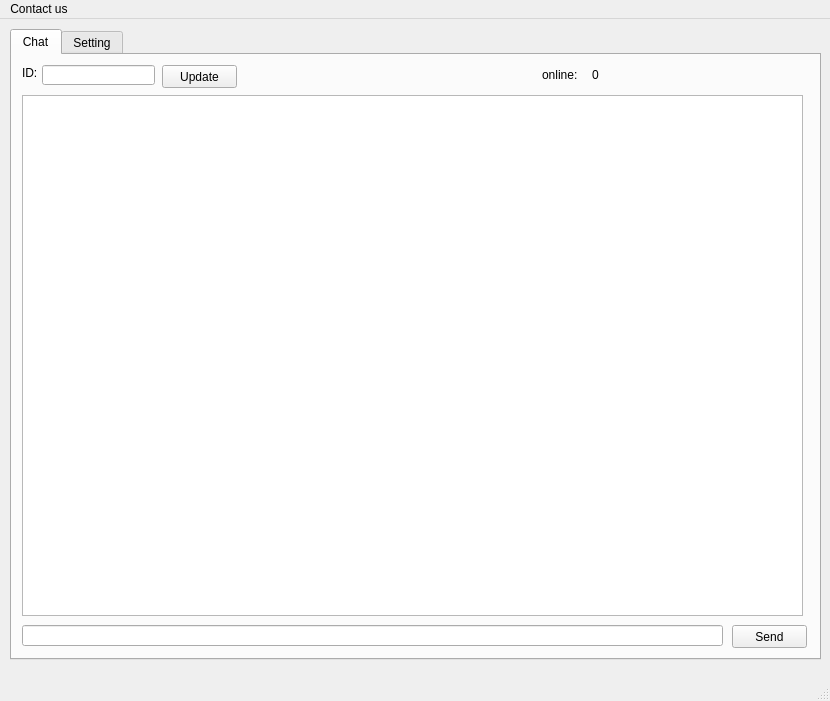
<?xml version="1.0" encoding="UTF-8"?>
<ui version="4.0">
 <class>MainWindow</class>
 <widget class="QMainWindow" name="MainWindow">
  <property name="geometry">
   <rect>
    <x>0</x>
    <y>0</y>
    <width>830</width>
    <height>701</height>
   </rect>
  </property>
  <property name="windowTitle">
   <string>MainWindow</string>
  </property>
  <widget class="QWidget" name="centralwidget">
   <widget class="QLabel" name="STATUS_LABEL">
    <property name="geometry">
     <rect>
      <x>20</x>
      <y>640</y>
      <width>791</width>
      <height>20</height>
     </rect>
    </property>
    <property name="text">
     <string/>
    </property>
   </widget>
   <widget class="QTabWidget" name="tabWidget">
    <property name="geometry">
     <rect>
      <x>10</x>
      <y>10</y>
      <width>811</width>
      <height>631</height>
     </rect>
    </property>
    <property name="currentIndex">
     <number>0</number>
    </property>
    <widget class="QWidget" name="tab_3">
     <attribute name="title">
      <string>Chat</string>
     </attribute>
     <widget class="QListWidget" name="listWidget">
      <property name="geometry">
       <rect>
        <x>10</x>
        <y>40</y>
        <width>781</width>
        <height>521</height>
       </rect>
      </property>
     </widget>
     <widget class="QLineEdit" name="lineEdit">
      <property name="geometry">
       <rect>
        <x>10</x>
        <y>570</y>
        <width>701</width>
        <height>21</height>
       </rect>
      </property>
     </widget>
     <widget class="QPushButton" name="pushButton">
      <property name="geometry">
       <rect>
        <x>720</x>
        <y>570</y>
        <width>75</width>
        <height>23</height>
       </rect>
      </property>
      <property name="text">
       <string>Send</string>
      </property>
     </widget>
     <widget class="QLabel" name="label_6">
      <property name="geometry">
       <rect>
        <x>530</x>
        <y>10</y>
        <width>51</width>
        <height>20</height>
       </rect>
      </property>
      <property name="layoutDirection">
       <enum>Qt::LeftToRight</enum>
      </property>
      <property name="text">
       <string>online:</string>
      </property>
     </widget>
     <widget class="QLabel" name="label_7">
      <property name="geometry">
       <rect>
        <x>580</x>
        <y>10</y>
        <width>211</width>
        <height>20</height>
       </rect>
      </property>
      <property name="layoutDirection">
       <enum>Qt::LeftToRight</enum>
      </property>
      <property name="text">
       <string>0</string>
      </property>
     </widget>
     <widget class="QLineEdit" name="ID_LINEEDIT">
      <property name="geometry">
       <rect>
        <x>30</x>
        <y>10</y>
        <width>113</width>
        <height>20</height>
       </rect>
      </property>
     </widget>
     <widget class="QLabel" name="ID_LABEL">
      <property name="geometry">
       <rect>
        <x>10</x>
        <y>10</y>
        <width>21</width>
        <height>16</height>
       </rect>
      </property>
      <property name="text">
       <string>ID:</string>
      </property>
     </widget>
     <widget class="QPushButton" name="UPDATE_ID_BTN">
      <property name="geometry">
       <rect>
        <x>150</x>
        <y>10</y>
        <width>75</width>
        <height>23</height>
       </rect>
      </property>
      <property name="text">
       <string>Update</string>
      </property>
     </widget>
    </widget>
    <widget class="QWidget" name="tab_4">
     <attribute name="title">
      <string>Setting</string>
     </attribute>
     <widget class="QLineEdit" name="lineEdit_2">
      <property name="geometry">
       <rect>
        <x>90</x>
        <y>30</y>
        <width>211</width>
        <height>20</height>
       </rect>
      </property>
     </widget>
     <widget class="QLineEdit" name="lineEdit_3">
      <property name="geometry">
       <rect>
        <x>360</x>
        <y>30</y>
        <width>41</width>
        <height>20</height>
       </rect>
      </property>
     </widget>
     <widget class="QLineEdit" name="lineEdit_4">
      <property name="geometry">
       <rect>
        <x>90</x>
        <y>70</y>
        <width>211</width>
        <height>20</height>
       </rect>
      </property>
     </widget>
     <widget class="QLabel" name="label">
      <property name="geometry">
       <rect>
        <x>30</x>
        <y>30</y>
        <width>51</width>
        <height>16</height>
       </rect>
      </property>
      <property name="text">
       <string>Address:</string>
      </property>
     </widget>
     <widget class="QLabel" name="label_2">
      <property name="geometry">
       <rect>
        <x>310</x>
        <y>30</y>
        <width>41</width>
        <height>16</height>
       </rect>
      </property>
      <property name="text">
       <string>Port:</string>
      </property>
     </widget>
     <widget class="QLabel" name="label_3">
      <property name="geometry">
       <rect>
        <x>30</x>
        <y>70</y>
        <width>41</width>
        <height>16</height>
       </rect>
      </property>
      <property name="text">
       <string>Proxy:</string>
      </property>
     </widget>
     <widget class="QLabel" name="label_4">
      <property name="geometry">
       <rect>
        <x>310</x>
        <y>70</y>
        <width>41</width>
        <height>16</height>
       </rect>
      </property>
      <property name="text">
       <string>Port:</string>
      </property>
     </widget>
     <widget class="QLineEdit" name="lineEdit_5">
      <property name="geometry">
       <rect>
        <x>360</x>
        <y>70</y>
        <width>41</width>
        <height>20</height>
       </rect>
      </property>
     </widget>
     <widget class="QPushButton" name="pushButton_2">
      <property name="geometry">
       <rect>
        <x>30</x>
        <y>110</y>
        <width>141</width>
        <height>23</height>
       </rect>
      </property>
      <property name="text">
       <string>Test and Connect</string>
      </property>
     </widget>
     <widget class="QLabel" name="label_5">
      <property name="geometry">
       <rect>
        <x>30</x>
        <y>150</y>
        <width>311</width>
        <height>20</height>
       </rect>
      </property>
      <property name="layoutDirection">
       <enum>Qt::LeftToRight</enum>
      </property>
      <property name="text">
       <string>No Status</string>
      </property>
     </widget>
    </widget>
   </widget>
  </widget>
  <widget class="QMenuBar" name="menubar">
   <property name="geometry">
    <rect>
     <x>0</x>
     <y>0</y>
     <width>830</width>
     <height>23</height>
    </rect>
   </property>
   <widget class="QMenu" name="menuContact_Us">
    <property name="title">
     <string>Contact us</string>
    </property>
    <addaction name="actionGitHub"/>
    <addaction name="actionTrello"/>
   </widget>
   <addaction name="menuContact_Us"/>
  </widget>
  <widget class="QStatusBar" name="statusbar"/>
  <action name="actionGitHub">
   <property name="text">
    <string>GitHub</string>
   </property>
  </action>
  <action name="actionTrello">
   <property name="text">
    <string>Trello</string>
   </property>
  </action>
 </widget>
 <resources/>
 <connections/>
</ui>
